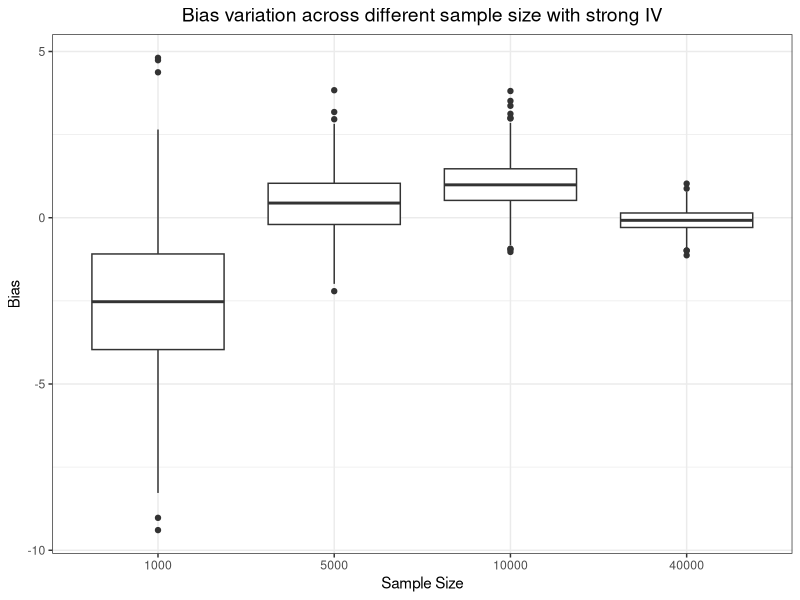
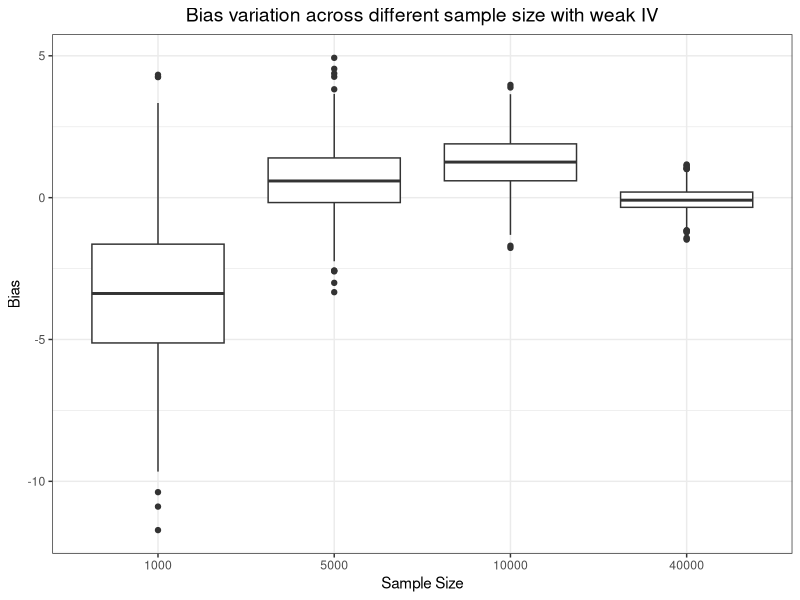

Source code (R) for these figures, in order: (Note: this script raises an error after producing the figures.)
## ---- chunk 1
knitr::opts_chunk$set(echo = TRUE)
library(ggplot2)
library(readr)
library(tidyr)
iv1000=read_csv("iv1000.csv")
iv5000=read_csv("iv5000.csv")
iv10000=read_csv("iv10000.csv")
iv40000=read_csv("iv40000.csv")
iv5000=iv5000[,2:10]
iv10000=iv10000[,2:10]
iv40000=iv40000[,2:10]
## ---- chunk 2
dfstrong=data.frame(cbind(iv1000$`ex=0.2,uc=-0.07`,iv5000$`ex=0.2,uc=-0.07`,iv10000$`ex=0.2,uc=-0.07`,iv40000$`ex=0.2,uc=-0.07`))
dfmedium=data.frame(cbind(iv1000$`ex=0.3,uc=-0.07`,iv5000$`ex=0.3,uc=-0.07`,iv10000$`ex=0.3,uc=-0.07`,iv40000$`ex=0.3,uc=-0.07`))
dfweak=data.frame(cbind(iv1000$`ex=0.4,uc=-0.07`,iv5000$`ex=0.4,uc=-0.07`,iv10000$`ex=0.4,uc=-0.07`,iv40000$`ex=0.4,uc=-0.07`))

colnames(dfstrong)=c(1000,5000,10000,40000)
colnames(dfmedium)=c(1000,5000,10000,40000)
colnames(dfweak)=c(1000,5000,10000,40000)

strong=gather(dfstrong, "size", "bias", 1:4)
medium=gather(dfmedium, "size", "bias", 1:4)
weak=gather(dfweak, "size", "bias", 1:4)

ggplot(strong, aes(x=size, y=bias)) +
  geom_boxplot() +
  theme_bw()  +
  theme(legend.text=element_text(size=12),legend.position="right",plot.title = element_text(hjust = 0.5,size=14))+
  scale_x_discrete(limits = c("1000","5000","10000","40000"))+
  labs(title="Bias variation across different sample size with strong IV",x="Sample Size", y="Bias")

#ggplot(medium, aes(x=size, y=bias)) +
#  geom_boxplot() +
#  theme_bw()  +
#  theme(legend.text=element_text(size=12),legend.position="right",plot.title = element_text(hjust = 0.5,size=16))+
#  scale_x_discrete(limits = c("1000","5000","10000","40000"))+
#  labs(title="How does bias vary across different sample size with medium instrumental variable and medium unmeasured confounder?",x="Size", y="Bias")

ggplot(weak, aes(x=size, y=bias)) +
  geom_boxplot() +
  theme_bw()  +
  theme(legend.text=element_text(size=12),legend.position="right",plot.title = element_text(hjust = 0.5,size=14))+
  scale_x_discrete(limits = c("1000","5000","10000","40000"))+
  labs(title="Bias variation across different sample size with weak IV",x="Sample Size", y="Bias")
  
## ---- chunk 3
RMSE_1000=read_csv("RMSE_1000.csv")
RMSE_5000=read_csv("RMSE_5000.csv")
RMSE_10000=read_csv("RMSE_10000.csv")
RMSE_40000=read_csv("RMSE_40000.csv")

dpb_1000=read_csv("dpb_1000.csv")
dpb_5000=read_csv("dpb_5000.csv")
dpb_10000=read_csv("dpb_10000.csv")
dpb_40000=read_csv("dpb_40000.csv")

cr_1000=read_csv("cr_1000.csv")
cr_5000=read_csv("cr_5000.csv")
cr_10000=read_csv("cr_10000.csv")
cr_40000=read_csv("cr_40000.csv")

rmse=data.frame(rbind(RMSE_1000[7,],RMSE_5000[7,],RMSE_10000[7,],RMSE_40000[7,]))
bias=data.frame(rbind(dpb_1000[7,],dpb_5000[7,],dpb_10000[7,],dpb_40000[7,]))
coverage=data.frame(rbind(cr_1000[7,],cr_5000[7,],cr_10000[7,],cr_40000[7,]))

rmse[1,1]=1000
rmse[2,1]=5000
rmse[3,1]=10000
rmse[4,1]=40000
colnames(rmse)[1]="size"

bias[1,1]=1000
bias[2,1]=5000
bias[3,1]=10000
bias[4,1]=40000
colnames(bias)[1]="size"

coverage[1,1]=1000
coverage[2,1]=5000
coverage[3,1]=10000
coverage[4,1]=40000
colnames(coverage)[1]="size"

write.csv(rmse, "rmse.csv")
write.csv(bias, "bias.csv")
write.csv(coverage, "cr.csv")

